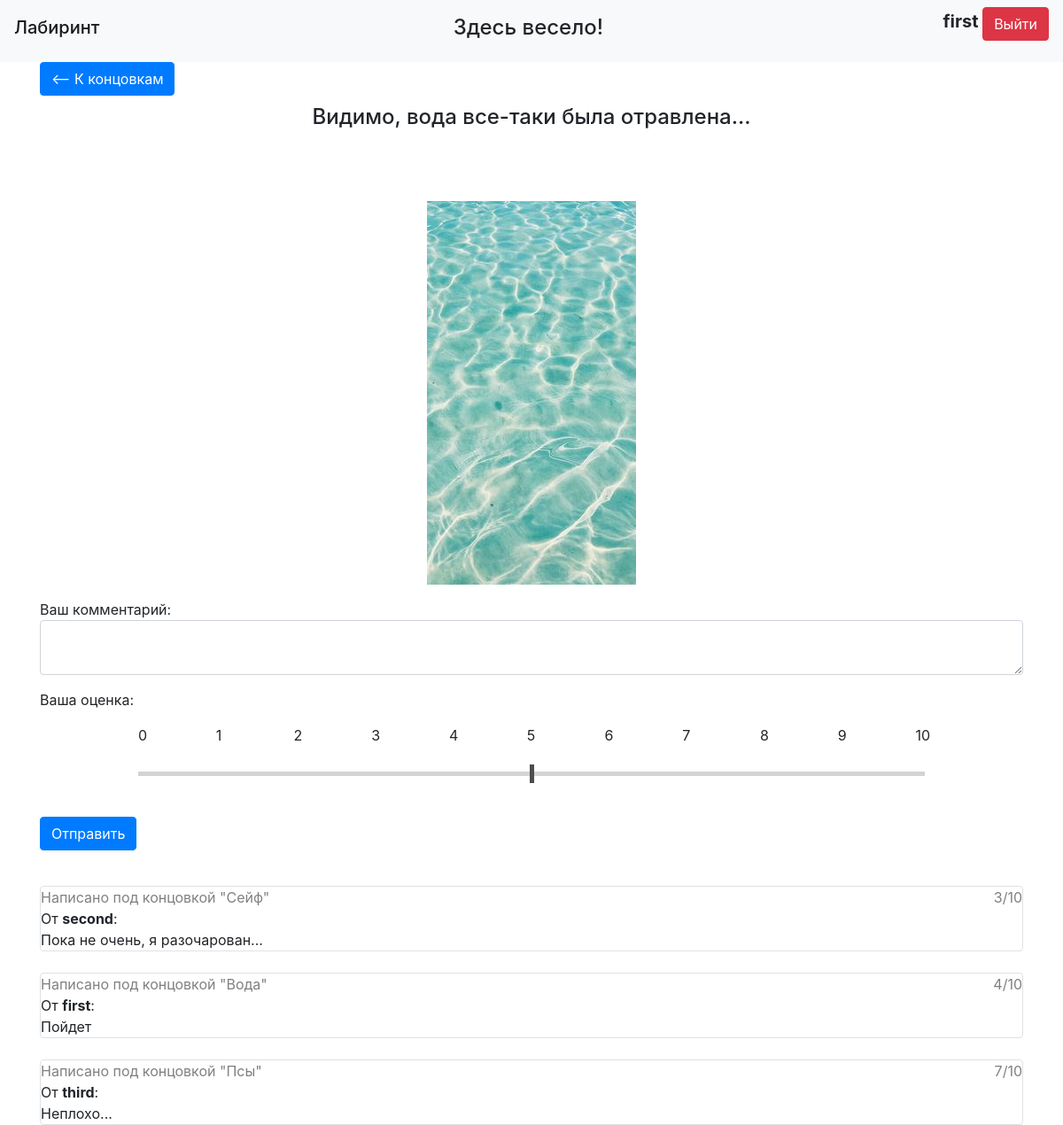
Screenshot of /passings/5 (signed in) with the database file from the repository.
### data/tables/users.py (models this page shows, shortened)
class User(SqlAlchemyBase, UserMixin, SerializerMixin):
    __tablename__ = 'users'
    id = sqlalchemy.Column(sqlalchemy.Integer,
                           primary_key=True, autoincrement=True)
    name = sqlalchemy.Column(sqlalchemy.String, unique=True)
    hashed_password = sqlalchemy.Column(sqlalchemy.String)
    reviews = orm.relationship("Review", back_populates="user")
    combos = orm.relationship("Combo", back_populates="user")
    passings = orm.relationship("Passing", back_populates="user")

### data/tables/endings.py (models this page shows)
class Ending(SqlAlchemyBase, SerializerMixin):
    __tablename__ = 'endings'
    id = sqlalchemy.Column(sqlalchemy.Integer,
                           primary_key=True, autoincrement=True)
    path_to_picture = sqlalchemy.Column(sqlalchemy.String, nullable=True)
    text = sqlalchemy.Column(sqlalchemy.String, nullable=True)
    name = sqlalchemy.Column(sqlalchemy.String, nullable=True)
    reviews = orm.relationship("Review", back_populates="ending")
    passings = orm.relationship("Passing", back_populates="ending")

### data/tables/reviews.py (models this page shows)
class Review(SqlAlchemyBase, SerializerMixin):
    __tablename__ = 'reviews'
    id = sqlalchemy.Column(sqlalchemy.Integer,
                           primary_key=True, autoincrement=True)
    ending_id = sqlalchemy.Column(sqlalchemy.Integer, sqlalchemy.ForeignKey("endings.id"))
    user_id = sqlalchemy.Column(sqlalchemy.Integer, sqlalchemy.ForeignKey("users.id"))
    date = sqlalchemy.Column(sqlalchemy.DateTime, default=datetime.now())
    text = sqlalchemy.Column(sqlalchemy.String, nullable=True)
    mark = sqlalchemy.Column(sqlalchemy.Integer)
    ending = orm.relationship('Ending')
    user = orm.relationship("User")

### data/api/login_api.py (the view)
    def worker(*args, **kwargs):
        if current_user.is_authenticated:
            return func(*args, **kwargs)
        return redirect("/login")

### forms/ending.py
class EndingForm(FlaskForm):
    comment = TextAreaField('Ваш комментарий', validators=[DataRequired()])
    slider = DecimalRangeField("Оценка", validators=[NumberRange(min=0, max=10)],
                               render_kw={"step": "1"})
    submit = SubmitField('Отправить', name="enter")

### data/api/login_api.py (called while the page is built)
def need_login(func):
    def worker(*args, **kwargs):
        if current_user.is_authenticated:
            return func(*args, **kwargs)
        return redirect("/login")
    worker.__name__ = func.__name__
    return worker

### data/api/passing_api.py (called while the page is built, shortened)
@blueprint.route("/passings/<int:passing_id>", methods=["GET", "POST"])
@need_login
def get_passing(passing_id):
    dbs = db_session.create_session()
    passing = dbs.query(Passing).get(passing_id)
    if not passing:
        abort(400)
    user = passing.user
    ending = passing.ending
    form = EndingForm()
    print(form.slider.data)
    return render_template("ending.html", user=user, ending=ending,
                           reviews=dbs.query(Review).all(), form=form, title=ending.name)

### data/db_session.py (called while the page is built)
def create_session() -> Session:
    global __factory
    return __factory()

### main.py (called while the page is built)
@login_manager.user_loader
def load_user(user_id):
    db_sess = db_session.create_session()
    return db_sess.query(User).get(user_id)

### templates/ending.html (shortened to what this page needs)
{% extends "base.html" %}
{% block content %}
<form action="" method="post">
    <div class="left">
    <a type="button" class="btn btn-primary" href="/passings"><-- К концовкам</a>
    </div>
    <br><br>
    <a class="center">
    <h4>{{ ending.text }}</h4>
    {% for i in range(3) %}<br>{% endfor %}
        <p class="center"><img src="{{ url_for('static', filename=ending.path_to_picture) }}"></p>
    </a>
        <div>Ваш комментарий:</div>
        <p>{{ form.comment(class="form-control", type="textarea") }}</p>
        <p>Ваша оценка: </p>
        <a style="margin-left: 10%;">
        {% for i in range(11) %}
        <p style="width: 7.5%; display: inline-block;">{{ loop.index - 1 }}</p>
        {% endfor %}
        </a>
        <p style="text-align: center;">{{ form.slider(class="slider", type="range") }}</p>
        <br>
        <p>{{ form.submit(type="submit", class="btn btn-primary") }}</p>
        {% for review in reviews %}
    <br>
    <div class="col-md6 border rounded">
        <div style="color: gray;">Написано под концовкой "{{ review.ending.name }}"<span style="float: right;">{{ review.mark }}/10</span></div>
        <div style="display: inline-block;">
            <a>От </a><a style="font-weight: bold;">{{review.user.name}}</a><a>:</a>
        </div>
        <div class="width">{{ review.text }}</div>
    </div>
    {% endfor %}
</form>
{% endblock %}

### templates/base.html (shortened to what this page needs)
<!doctype html>
<html lang="en">
<head>
    <link rel="stylesheet"
          href="https://stackpath.bootstrapcdn.com/bootstrap/4.4.1/css/bootstrap.min.css"
>
    <link rel="stylesheet" type="text/css" href="{{ url_for('static', filename='css/style.css') }}" />
</head>
<body>
<header>
    <nav class="navbar navbar-light bg-light">
        <h4 class="navbar-brand">Лабиринт</h4>
        <h4 class="center">Здесь весело!</h4>
        {% if current_user.is_authenticated %}
        <p>
            <a class="bold">{{ current_user.name }}</a>
            <a type="button" class="btn btn-danger" href="/logout">Выйти</a>
        </p>
        {% elif func == 0 %}
            <a type="button" class="btn btn-primary" href="/register">Зарегистрироваться</a>
        {% else %}
            <a type="button" class="btn btn-primary" href="/login">Войти</a>
        {% endif %}
    </nav>
</header>
<main role="main" class="container">
{% block content %}{% endblock %}
</main>
</body>
</html>

### static/css/style.css (style rules this page uses)
.slider { -webkit-appearance: none; width: 80%; height: 5px; background: #d3d3d3; opacity: 1; -webkit-transition: .2s; transition: opacity .2s; }
.center { text-align: center; align: center; }
.bold { font-size: 20px; font-weight: bold; }
.left { float: left; }
.container { overflow: hidden; }

### rows the page displays
User: name "first"
Ending: text "Видимо, вода все-таки была отравлена...", path_to_picture (picture)
Review: ending.name "Сейф", mark "3", user.name "second", text "Пока не очень, я разочарован..."
Review: ending.name "Вода", mark "4", user.name "first", text "Пойдет"
Review: ending.name "Псы", mark "7", user.name "third", text "Неплохо..."
